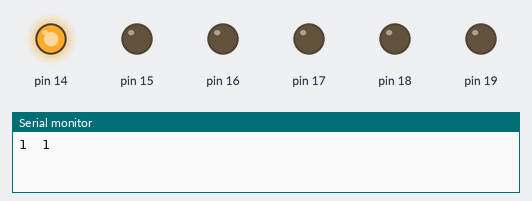
Bench run of a sketch on a simulated Arduino Uno, built with avr-gcc and run on an emulated ATmega328P. On the bench: output pins drawn as LEDs (lit = HIGH), the last lines printed to the serial monitor.

Above: at 0.1 s.
At 4.6 s:
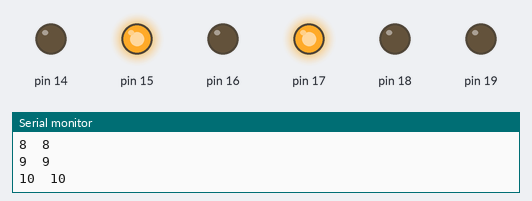
At 9.6 s:
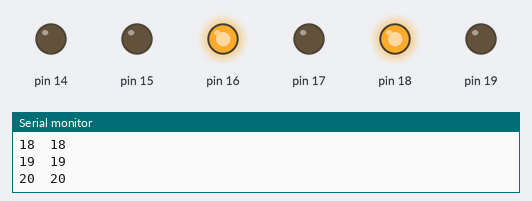
At 19.6 s:
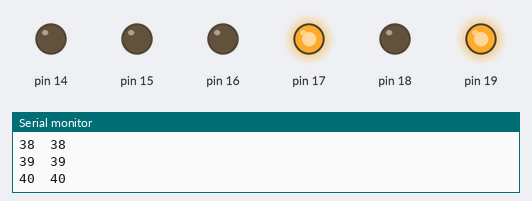
At 29.1 s:
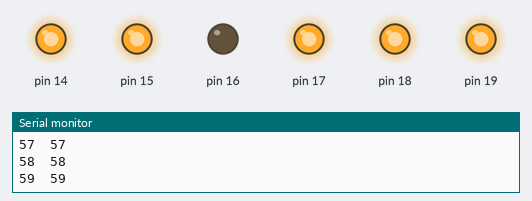
At 39.1 s:
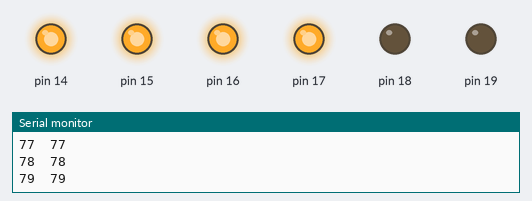
Timing chart, 0 to 40.0 s (numbered marks = the images above):
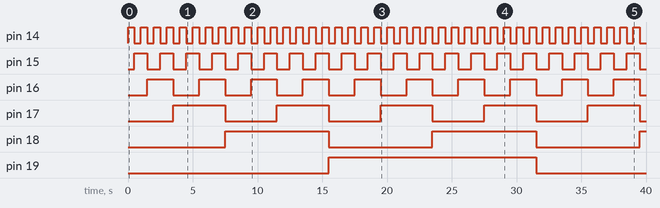

Measured:
- by itself, pin 14: alternates HIGH for 0.50 s and LOW for 0.50 s
- by itself, pin 15: alternates HIGH for 1.0 s and LOW for 1.0 s
- by itself, pin 16: alternates HIGH for 2.0 s and LOW for 2.0 s
- by itself, pin 17: alternates HIGH for 4.0 s and LOW for 4.0 s
- by itself, pin 18: alternates HIGH for 8.0 s and LOW for 8.0 s
- by itself, pin 19: LOW → HIGH at 15.5 s, → LOW 16.0 s later

The sketch:

1-2_count.ino
```cpp
int ev = 0;

void setup() {
  Serial.begin(9600);
  DDRC = 0xFF;
  PORTC = 0;
}

void loop() {
  ev++;
  Serial.print(ev);
  PORTC = ++PORTC;
  Serial.print("\t");
  Serial.println(PORTC, DEC);
  delay(500);
}
```
